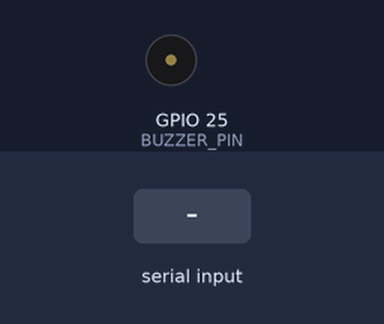
Recording of a sketch running on a simulated ESP32. On the bench: buzzer (waves = sounding, pin HIGH). The inputs (shaded band) are chosen by the test bench. The modem accepts every AT command (registered, SIM ready, sends succeed) and sends nothing else; what the sketch prints to the serial monitor is not drawn.

Above: at 10.3 s.
10.4 s: "1" received over the second serial link
At 24.5 s:
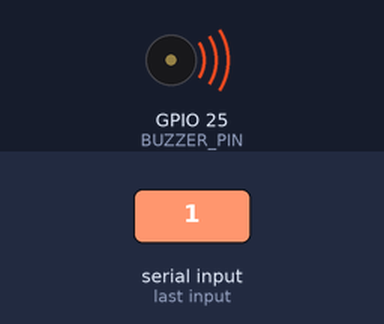
Timing chart, 0 to 25.0 s (numbered marks = the images above; inputs shaded):
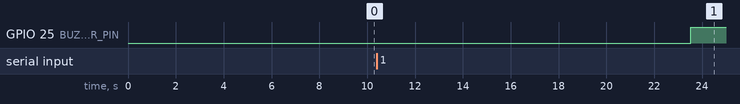

The sketch:

delayed-sim800l.ino
```cpp
/*
 * =====================================================
 * DELAYED SIM800L - CRASH DETECTION WITH BUZZER PRIORITY
 * =====================================================
 *
 * This version prioritizes buzzer activation before SMS transmission
 * to solve power issues with the SIM800L module.
 *
 * MODIFICATION:
 * When crash is detected:
 * 1. Start buzzer FIRST
 * 2. Delay 400ms (300-500ms range)
 * 3. THEN send SMS
 *
 * Reason: SIM800L TX is a high power event that can cause the buzzer
 * to fail to turn on due to power supply issues.
 */

#include <HardwareSerial.h>

/* ================= HARDWARE SERIAL ================= */
HardwareSerial sim800(2);   // UART2 for SIM800L

/* ================= PIN DEFINITIONS ================= */
#define SIM_RX 16   // ESP32 RX2 <- SIM800 TX
#define SIM_TX 17   // ESP32 TX2 -> SIM800 RX
#define BUZZER_PIN 25   // Buzzer pin

/* ================= TIMING CONSTANTS ================= */
#define BUZZER_DELAY_MS 400      // Delay between buzzer and SMS (300-500ms range)
#define BUZZER_DURATION_MS 5000  // How long to keep buzzer on after crash

/* ================= CONFIGURATION ================= */
const char PHONE_NUMBER[] = "+1234567890";  // ⚠️ CHANGE TO YOUR EMERGENCY CONTACT (REQUIRED)

/* ================= UTILITIES ================= */

// Send AT command and wait for response
void sendCmd(const char* cmd, unsigned long waitMs = 1500) {
  sim800.println(cmd);
  delay(waitMs);
  while (sim800.available()) {
    Serial.write(sim800.read());
  }
  Serial.println();
}

// Initialize SIM800L module
void initSIM800L() {
  Serial.println("🔧 Initializing SIM800L...");

  sim800.begin(9600, SERIAL_8N1, SIM_RX, SIM_TX);
  delay(6000); // Allow SIM800L to boot fully

  // Basic initialization
  sendCmd("AT");
  sendCmd("ATE0");
  sendCmd("AT+CPIN?");
  sendCmd("AT+CSQ");
  sendCmd("AT+CREG?");
  sendCmd("AT+CMGF=1");          // SMS text mode
  sendCmd("AT+CSCS=\"GSM\"");    // GSM charset

  Serial.println("✅ SIM800L initialized");
}

// Send emergency SMS
void sendEmergencySMS() {
  Serial.println("📤 Sending emergency SMS...");

  sim800.print("AT+CMGS=\"");
  sim800.print(PHONE_NUMBER);
  sim800.print("\"\r");
  delay(1000);

  sim800.print("🚨 CRASH DETECTED 🚨\nEmergency alert from Smart Helmet.\nImmediate assistance required!");
  delay(500);

  sim800.write(26);  // CTRL+Z to send
  delay(5000);

  Serial.println("📨 SMS SENT");
}

/* ================= CRASH DETECTION WITH BUZZER PRIORITY ================= */

void handleCrashDetected() {
  Serial.println("\n🚨🚨🚨 CRASH DETECTED 🚨🚨🚨");

  // STEP 1: Start buzzer FIRST
  Serial.println("🔊 Activating buzzer...");
  digitalWrite(BUZZER_PIN, HIGH);

  // STEP 2: Delay (middle of 300-500ms range)
  Serial.print("⏱️  Delaying ");
  Serial.print(BUZZER_DELAY_MS);
  Serial.println("ms before SMS...");
  delay(BUZZER_DELAY_MS);

  // STEP 3: THEN send SMS
  Serial.println("📱 Power-hungry SIM800L TX starting now...");
  sendEmergencySMS();

  Serial.println("✅ Crash handling complete");
  Serial.println("Buzzer: ON | SMS: SENT");
}

/* ================= SETUP ================= */

void setup() {
  // Initialize serial for debugging
  Serial.begin(115200);
  delay(2000);

  Serial.println("\n========================================");
  Serial.println("  DELAYED SIM800L - CRASH TEST         ");
  Serial.println("  Buzzer-First Logic Implementation    ");
  Serial.println("========================================\n");

  // Configure buzzer pin
  pinMode(BUZZER_PIN, OUTPUT);
  digitalWrite(BUZZER_PIN, LOW);  // Ensure buzzer is off initially
  Serial.println("✅ Buzzer pin configured");

  // Initialize SIM800L
  initSIM800L();

  Serial.println("\n========================================");
  Serial.println("   SYSTEM READY - Testing Crash Logic  ");
  Serial.println("========================================\n");

  // Simulate a crash event for testing
  delay(2000);
  Serial.println("⚠️  SIMULATING CRASH EVENT IN 3 SECONDS...\n");
  delay(3000);

  // Handle the simulated crash
  handleCrashDetected();

  // Keep buzzer on for configured duration, then turn off
  Serial.print("\n⏱️  Keeping buzzer on for ");
  Serial.print(BUZZER_DURATION_MS);
  Serial.println("ms...");
  delay(BUZZER_DURATION_MS);
  digitalWrite(BUZZER_PIN, LOW);
  Serial.println("🔇 Buzzer turned off");

  Serial.println("\n========================================");
  Serial.println("   TEST COMPLETE                        ");
  Serial.println("========================================");
}

/* ================= LOOP ================= */

void loop() {
  // Test is complete - nothing to do in loop
  // In real implementation, this would contain sensor monitoring
}
```
